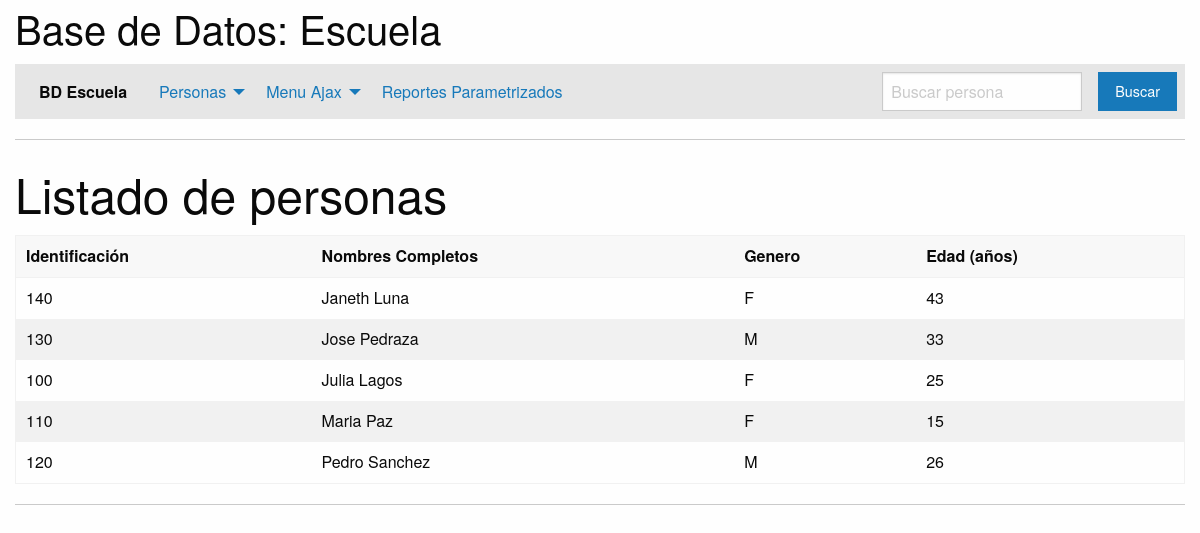
The page /listar1.php on the database its author committed.
### tables this page shows
CREATE TABLE `personas` (
  `ideper` int(10) NOT NULL,
  `nomper` varchar(50) NOT NULL,
  `genper` varchar(1) NOT NULL,
  `edaper` int(2) NOT NULL
);

### listar1.php (the view, shortened to what this page needs)
<head>
  <link rel="stylesheet" href="css/foundation.css">
  <link rel="stylesheet" href="css/app.css">
</head>
<body>
  <div class="grid-container">
        <?php include('dibuja_menu.php'); ?>
        <h1>Listado de personas</h1>
        <table>
            <thead>
                <th>Identificación </th>
                <th>Nombres Completos </th>
                <th>Genero </th>
                <th>Edad (años)</th>
            </thead>
            <tbody>
                <?php
                    $bd  = conectar();
                    $sql = "select * from personas order by nomper";
                    $res = mysqli_query($bd,$sql);
                    while ($arr = mysqli_fetch_array($res)){
                        echo "<tr>";
                        echo "<td>" . $arr[0] . "</td>";
                        echo "<td>" . $arr[1] . "</td>";
                        echo "<td>" . $arr[2] . "</td>";
                        echo "<td>" . $arr[3] . "</td>";
                        echo "</tr>";
                    }
                ?>
            </tbody>
        </table>
        <hr>
    </div>
</body>
</html>

### dibuja_menu.php
<?php
echo "
<h2>Base de Datos: Escuela</h2>
<div class='top-bar'>
  <div class='top-bar-left'>
    <ul class='dropdown menu' data-dropdown-menu>
      <li class='menu-text'>BD Escuela</li>
      <li>
        <a href='#'>Personas</a>
        <ul class='menu vertical'>
          <li><a href='listar1.php'>Listar</a></li>
          <li><a href='index.php'>Insertar</a></li>
          <li><a href='eliminar1.php'>Eliminar</a></li>
          <li><a href='consultar1.php'>Consultar por genero</a></li>
          <li><a href='modificar1.php'>Modificar</a></li>
        </ul>
      </li>
      <li>
        <a href='#'>Menu Ajax</a>
        <ul class='menu vertical'>
          <li><a href='#' id='op_concepto'>Concepto AJAX</a></li>
          <li><a href='#'id='op_desarrollador'>Desarrollador</a></li>
          <li><a href='#' id='op_sql'>Consulta SQL</a></li>
        </ul>
      </li>
      <li><a href='reportes.php'>Reportes Parametrizados</a></li>
    </ul>
  </div>
  <div class='top-bar-right'>
    <ul class='menu'>
      <li><input type='search' placeholder='Buscar persona' id='txtBuscar'></li>
      <li><button type='button' class='button' id='cmdBuscar'>Buscar</button></li>
    </ul>
  </div>
</div>
<hr>
<div class='reveal' id='Modal1' data-reveal>
  <div id='divres'></div>
  <button class='close-button' data-close aria-label='Close modal' type='button'>
    <span aria-hidden='true'>&times;</span>
  </button>
</div>
";
?>

### rows shown on the page
personas: ideper "140", nomper "Janeth Luna", genper "F", edaper "43"
personas: ideper "130", nomper "Jose Pedraza", genper "M", edaper "33"
personas: ideper "100", nomper "Julia Lagos", genper "F", edaper "25"
personas: ideper "110", nomper "Maria Paz", genper "F", edaper "15"
personas: ideper "120", nomper "Pedro Sanchez", genper "M", edaper "26"
